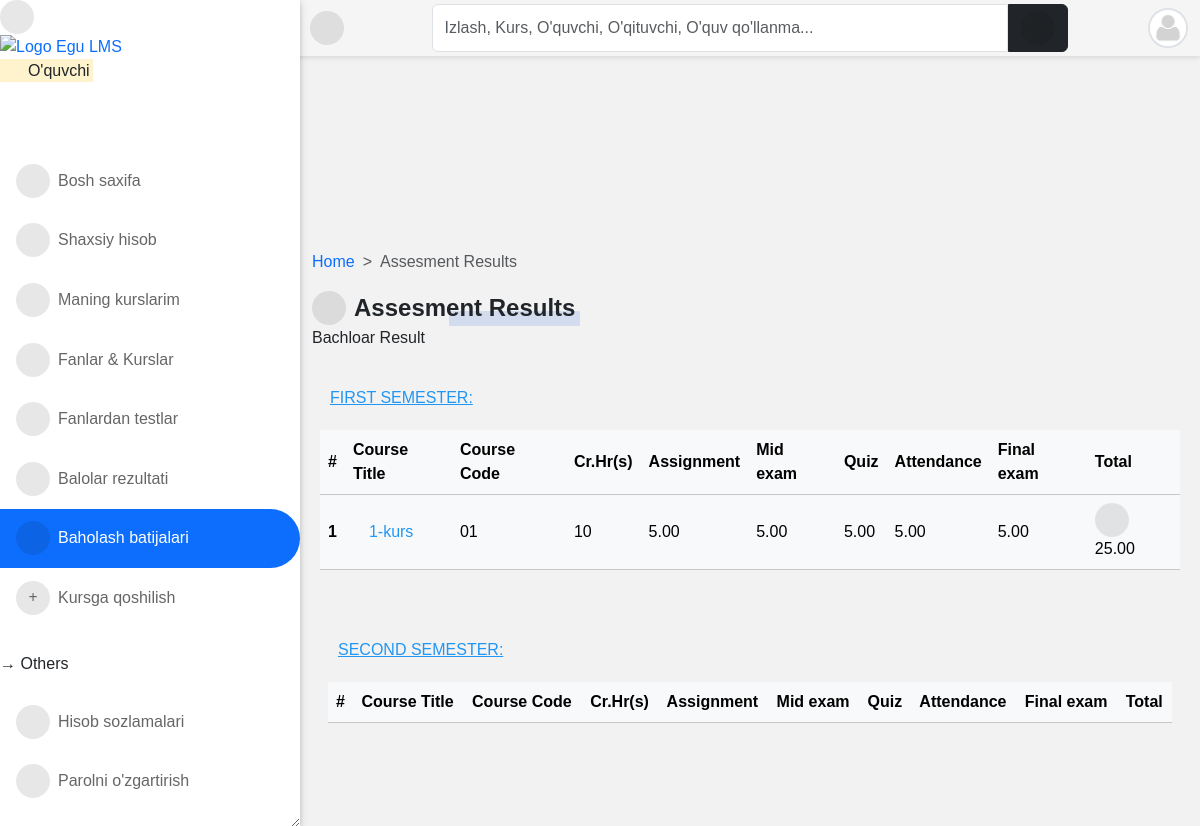
The page /result/assessment/ (signed in) on the database as committed earlier.
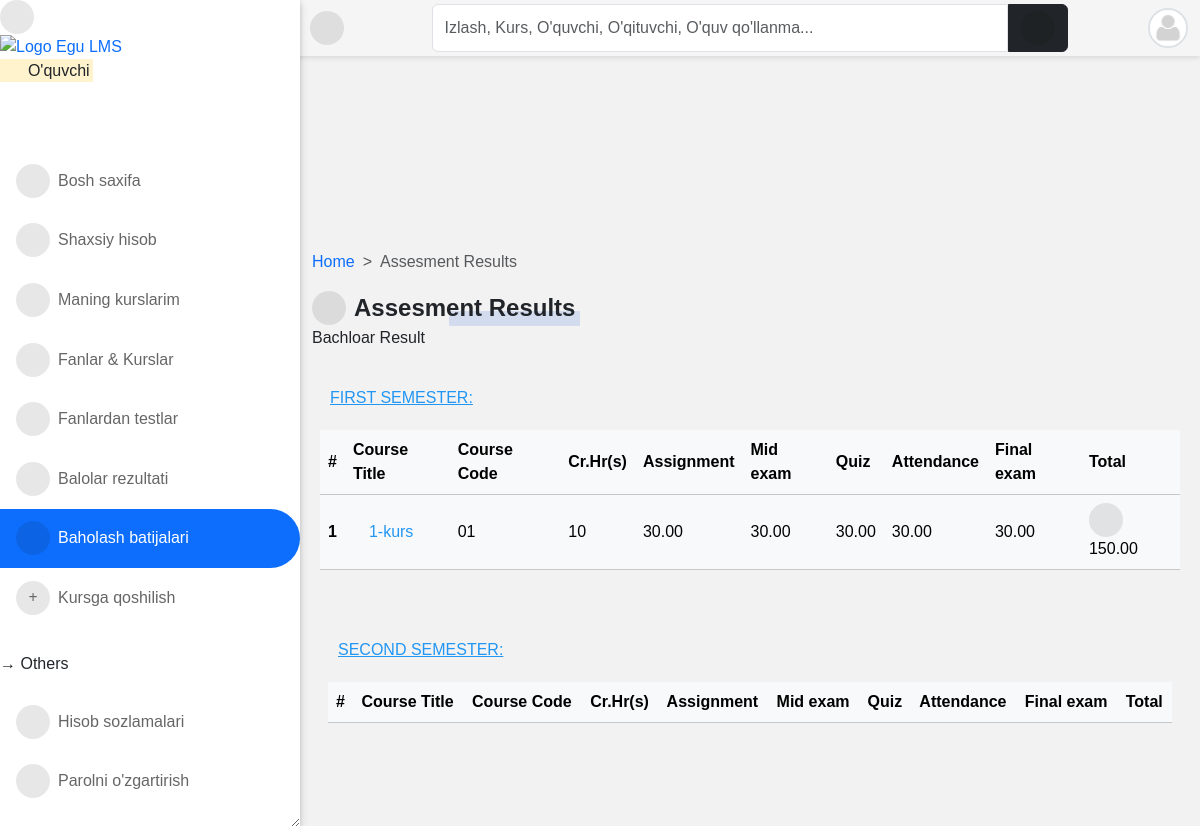
The same page on the database as committed later.
### accounts/models.py (models this page shows, shortened)
class User(AbstractUser):
    is_student = models.BooleanField(default=False)
    is_lecturer = models.BooleanField(default=False)
    is_parent = models.BooleanField(default=False)
    is_dep_head = models.BooleanField(default=False)
    phone = models.CharField(max_length=60, blank=True, null=True)
    address = models.CharField(max_length=60, blank=True, null=True)
    picture = models.ImageField(
        upload_to="profile_pictures/%y/%m/%d/", default="default.png", null=True
    )
    email = models.EmailField(blank=True, null=True)
    username_validator = ASCIIUsernameValidator()
    objects = CustomUserManager()
    class Meta:
        ordering = ("-date_joined",)
    @property
    def get_user_role(self):
        if self.is_superuser:
            role = "Boshliq"
        elif self.is_student:
            role = "O'quvchi"
        elif self.is_lecturer:
            role = "O'qituvchi"
        elif self.is_parent:
            role = "Ota-ona"
        return role

class Student(models.Model):
    student = models.OneToOneField(User, on_delete=models.CASCADE)
    level = models.CharField(max_length=25, choices=LEVEL, null=True)
    program = models.ForeignKey(Program, on_delete=models.CASCADE, null=True)
    objects = StudentManager()
    class Meta:
        ordering = ("-student__date_joined",)

### result/models.py (models this page shows, shortened)
class TakenCourse(models.Model):
    student = models.ForeignKey(Student, on_delete=models.CASCADE)
    course = models.ForeignKey(
        Course, on_delete=models.CASCADE, related_name="taken_courses"
    )
    assignment = models.DecimalField(max_digits=5, decimal_places=2, default=0.0)
    mid_exam = models.DecimalField(max_digits=5, decimal_places=2, default=0.0)
    quiz = models.DecimalField(max_digits=5, decimal_places=2, default=0.0)
    attendance = models.DecimalField(max_digits=5, decimal_places=2, default=0.0)
    final_exam = models.DecimalField(max_digits=5, decimal_places=2, default=0.0)
    total = models.DecimalField(max_digits=5, decimal_places=2, default=0.0)
    grade = models.CharField(choices=GRADE, max_length=2, blank=True)
    point = models.DecimalField(max_digits=5, decimal_places=2, default=0.0)
    comment = models.CharField(choices=COMMENT, max_length=200, blank=True)

### course/models.py (models this page shows, shortened)
class Course(models.Model):
    slug = models.SlugField(blank=True, unique=True)
    title = models.CharField(max_length=200, null=True)
    code = models.CharField(max_length=200, unique=True, null=True)
    credit = models.IntegerField(null=True, default=0)
    summary = models.TextField(max_length=200, blank=True, null=True)
    program = models.ForeignKey(Program, on_delete=models.CASCADE)
    level = models.CharField(max_length=25, choices=LEVEL, null=True)
    year = models.IntegerField(choices=YEARS, default=0)
    semester = models.CharField(choices=SEMESTER, max_length=200)
    is_elective = models.BooleanField(default=False, blank=True, null=True)
    objects = CourseManager()
    def get_absolute_url(self):
        return reverse("course_detail", kwargs={"slug": self.slug})

### result/views.py (the view)
# urls.py: path("assessment/", assessment_result, name="ass_results"),
@login_required
@student_required
def assessment_result(request):
    student = Student.objects.get(student__pk=request.user.id)
    courses = TakenCourse.objects.filter(
        student__student__pk=request.user.id, course__level=student.level
    )
    result = Result.objects.filter(student__student__pk=request.user.id)
    context = {
        "courses": courses,
        "result": result,
        "student": student,
    }
    return render(request, "result/assessment_results.html", context)

### templates/result/assessment_results.html (shortened to what this page needs)
{% extends 'base.html' %}
{% block content %}
<nav style="--bs-breadcrumb-divider: '>';" aria-label="breadcrumb">
  <ol class="breadcrumb">
      <li class="breadcrumb-item"><a href="/">Home</a></li>
      <li class="breadcrumb-item active" aria-current="page">Assesment Results</li>
  </ol>
</nav>
<div class="title-1"><i class="fa fa-spell-check"></i>Assesment Results</div>
<p>{{ student.level }} Result</p>
<div class="table-responsive p-0 px-2 mt-3">
  <div class="table-title"><u>First Semester:</u></div>
  <table class="table table-light">
    <thead>
      <tr>
        <th>#</th>
        <th>Course Title</th>
        <th>Course Code</th>
        <th>Cr.Hr(s)</th>
        <th>Assignment</th>
        <th>Mid exam</th>
        <th>Quiz</th>
        <th>Attendance</th>
        <th>Final exam</th>
        <th>Total</th>
      </tr>
    </thead>
    {% for course in courses %}
    {% if course.course.semester == "First" %}
    <tbody>
      <tr class="{% if forloop.counter|divisibleby:2 %}bg-gray{% endif %}">
        <th scope="row">{{ forloop.counter }}</th>
        <td><a href="{{ course.course.get_absolute_url }}">{{ course.course.title }}</a></td>
        <td>{{ course.course.code }}</td>
        <td>{{ course.course.credit }}</td>
        <td>{{ course.assignment }}</td>
        <td>{{ course.mid_exam }}</td>
        <td>{{ course.quiz }}</td>
        <td>{{ course.attendance }}</td>
        <td>{{ course.final_exam }}</td>
        {% if course.total >= 45 %}
        <td class="success"><i class="fas fa-check-circle"></i> {{ course.total }}</td>
        {% else %}
        <td class="danger"><i class="fas fa-exclamation-circle"></i> {{ course.total }}</td>
        {% endif %}
      </tr>
    </tbody>
    {% endif %}
    {% endfor %}
  </table>
  </div>
  <div class="table-responsive p-3 mt-3">
    <div class="table-title"><u>Second Semester:</u></div>
    <table class="table table-light">
    <thead>
      <tr>
        <th>#</th>
        <th>Course Title</th>
        <th>Course Code</th>
        <th>Cr.Hr(s)</th>
        <th>Assignment</th>
        <th>Mid exam</th>
        <th>Quiz</th>
        <th>Attendance</th>
        <th>Final exam</th>
        <th>Total</th>
      </tr>
    </thead>
  </table>
</div>
<br>
{% endblock %}

### templates/base.html (shortened to what this page needs)
{% load static %}
<!DOCTYPE html>
<html lang="en">
<head>
    <link rel="stylesheet" type="text/css" href="{% static 'vendor/fontawesome-6.5.1/css/all.min.css' %}">
    <link rel="stylesheet" type="text/css" href="{% static 'vendor/bootstrap-5.3.2/css/bootstrap.min.css' %}">
    <link rel="stylesheet" type="text/css" href="{% static 'css/style.min.css' %}">
</head>
<body>
    {% block sidebar %}
        {% include 'aside.html' %}
    {% endblock %}
    {% block maincontent %}
    <div id="main">
        {% block topbar %}
            {% include 'navbar.html' %}
        {% endblock %}
        <div class="container-fluid" id="main-content">
            {% block content %}{% endblock content %}
        </div>
    </div>
    {% endblock %}
</body>
</html>

### templates/aside.html (shortened to what this page needs)
{% load static %}
<div id="side-nav">
	<div class="main-menu">
			<div class="desktop-hide">
				<div class="toggle-btn" onclick="toggleSidebar()">
					<i class="fas fa-times"></i>
				</div>
			</div>
			<a href="/">
				<img src="{% static '/img/dj-lms.png' %}" width="110px" alt="Logo Egu LMS">
			</a>
			<p class="text-orange">
				<mark>
					<i class="far fa-hand-point-right"></i>
					{{ request.user.get_user_role }}
				</mark>
			</p>
		</div>
		{% url 'home' as hom %} {% url 'dashboard' as dash %} {% url 'profile' as prof %}
		{% url 'programs' as pro %} {% url 'session_list' as sess %} {% url 'semester_list' as sem %}
		{% url 'add_score' as ascore %} {% url 'grade_results' as vr %}{% url 'ass_results' as ar %}
		{% url 'course_registration' as cr %} {% url 'edit_profile' as ep %} {% url 'change_password' as cp %}
		{% url 'quiz_progress' as qpr %} {% url 'quiz_marking' as qce %} {% url 'user_course_list' as ucl %}
		<ul>
			<li class="{% if request.path == hom %}active{% endif %}">
				<a href="{% url 'home' %}"><i class="fas fa-home"></i>Bosh saxifa</a>
			</li>
			<li class="{% if request.path == prof %}active{% endif %}">
				<a href="{% url 'profile' %}"><i class="fas fa-user"></i>Shaxsiy hisob</a>
			</li>
			{% if request.user.is_lecturer or request.user.is_student %}
			<li class="{% if request.path == ucl %}active{% endif %}">
				<a href="{% url 'user_course_list' %}"><i class="fas fa-book"></i>Maning kurslarim</a>
			</li>
			{% endif %}
			<li class="{% if request.path == pro %}active{% endif %}">
				<a href="{% url 'programs' %}"><i class="fas fa-book-open"></i>Fanlar & Kurslar</a>
			</li>
			{% if request.user.is_student %}
			<li class="{% if request.path == qpr %}active{% endif %}">
				<a href="{% url 'quiz_progress' %}"><i class="fas fa-record-vinyl"></i>Fanlardan testlar</a>
			</li>
			<li class="{% if request.path == vr %}active{% endif %}">
				<a href="{% url 'grade_results' %}"><i class="fa fa-spell-check"></i>Balolar rezultati</a>
			</li>
			<li class="{% if request.path == ar %}active{% endif %}">
				<a href="{% url 'ass_results' %}"><i class="fa fa-list-ol"></i> Baholash batijalari</a>
			</li>
			<li class="{% if request.path == cr %}active{% endif %}">
				<a href="{% url 'course_registration' %}"><i class="fas fa-plus"></i>Kursga qoshilish </a>
			</li>
			{% endif %}
			<br />
			<p class="ml-3">&RightArrow; Others</p>
			<li class="{% if request.path == ep %}active{% endif %}">
				<a href="{% url 'edit_profile' %}"><i class="fas fa-cogs"></i>Hisob sozlamalari</a>
			</li>
			<li class="{% if request.path == cp %}active{% endif %}">
				<a href="{% url 'change_password' %}"><i class="fas fa-key"></i>Parolni o'zgartirish</a>
			</li>
		</ul>
	</div>
	<footer class="card-footer mt-5 pt-3 pb-5 px-2">
		<div class="col-12">
			<p class="small m-0">
				Bizning <a href="#"> Maxfiylik </a> hamda <a href="#"> Foydalanish shartlari. </a>
				<br />Student LMS &copy; <script>document.write(new Date().getFullYear());</script>
				<br />
			</p>
			<a href="https://github.com/xusanbek0071" class="btn btn-sm btn-dark mx-auto" target="_blank">
			</a>
		</div>
	</footer>

### templates/navbar.html (shortened to what this page needs)
<div id="top-navbar" class="py-1">
	<div class="container">
		<div class="nav-wrapper">
			<div class="toggle-btn" onclick="toggleSidebar()">
				<i class="fas fa-bars"></i>
			</div>
			<form class="form-header" action="{% url 'query' %}" method="GET">
				<input id="primary-search" class="form-control rounded-end-0" type="text" name="q" value="{{ request.GET.q }}"
					placeholder="Izlash, Kurs, O'quvchi, O'qituvchi, O'quv qo'llanma..." required />
				<button class="btn btn-dark rounded-start-0" type="submit">
					<i class="fas fa-search"></i>
				</button>
			</form>
			<div class="dropdown">
				<div class="avatar border border-2" type="button" data-bs-toggle="dropdown" aria-expanded="false">
					<img src="{{ request.user.picture.url }}">
				</div>
			</div>
		</div>
	</div>
</div>

Rows that differ between the two databases and show on the page:
changed TakenCourse "1-kurs": assignment "5.00" → "30.00"; mid_exam "5.00" → "30.00"; quiz "5.00" → "30.00"; attendance "5.00" → "30.00"; final_exam "5.00" → "30.00"; total "25.00" → "150.00"
